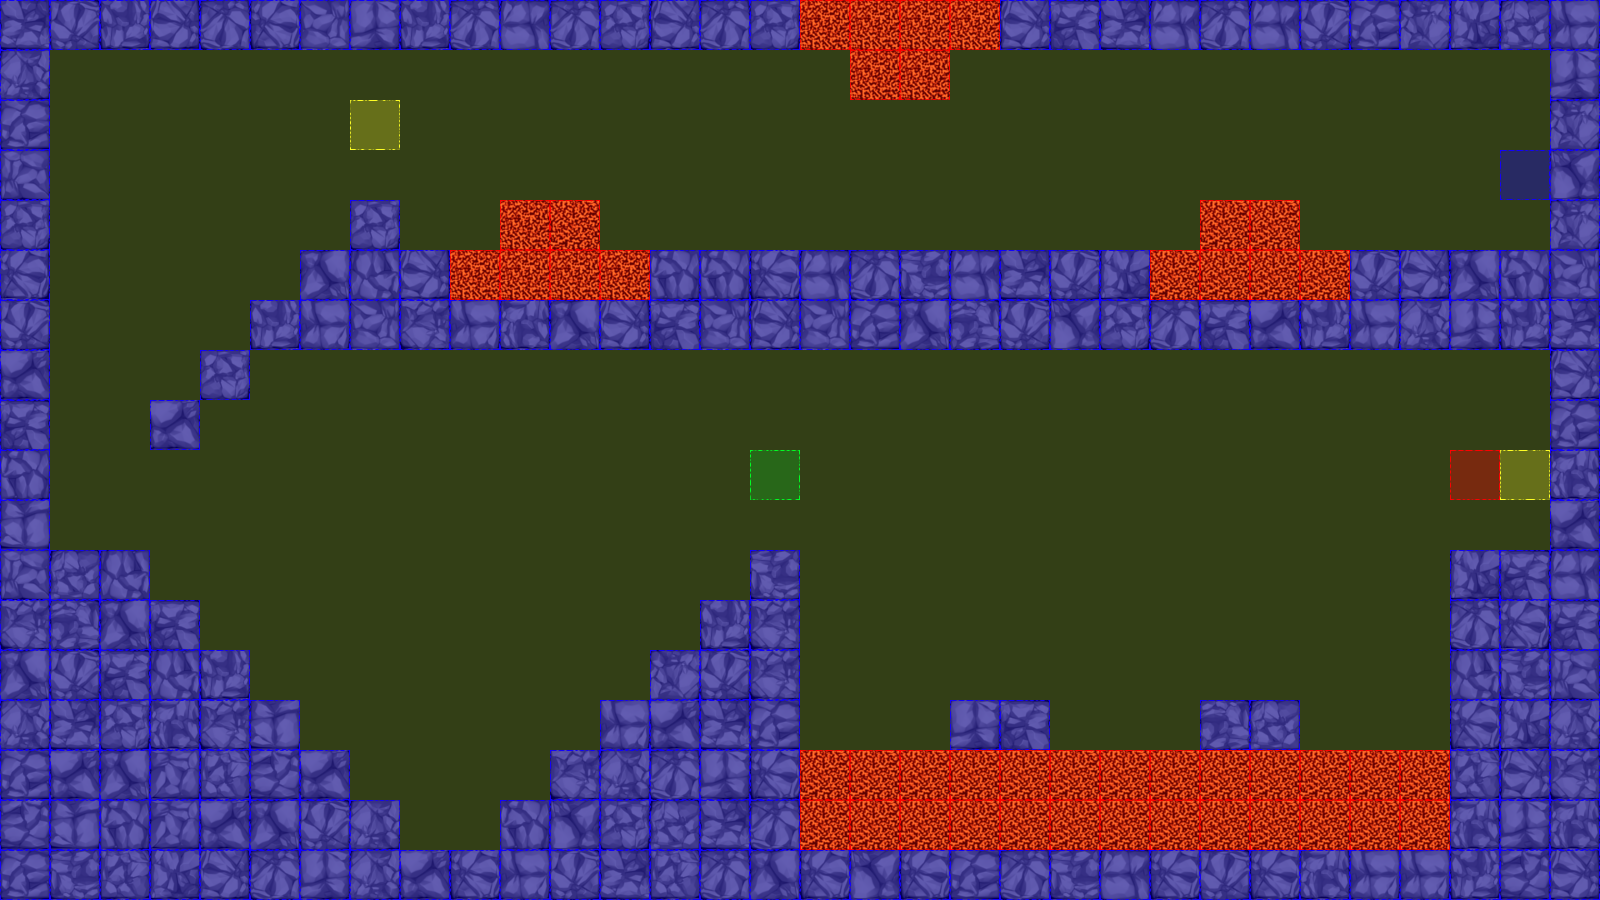

This game map was drawn from its Tiled (.tmx) file and the tilesets committed beside it. A one-line description and the trimmed map source follow:
An orthogonal 32x18 tile map with 50x50 px tiles, 3 tile layers (terrain, collision, event), 2 tilesets.

<map version="1.0" orientation="orthogonal" renderorder="left-up" width="32" height="18" tilewidth="50" tileheight="50" nextobjectid="3">
 <tileset firstgid="1" name="dungeonTile.png" tilewidth="50" tileheight="50" tilecount="64" columns="8">
  <image source="tiles/dungeonTile.png" width="400" height="400" />
 </tileset>
 <tileset firstgid="65" name="collisionTile" tilewidth="50" tileheight="50" tilecount="12" columns="3">
  <image source="tiles/collisionTile.png" width="150" height="200" />
 </tileset>
 <layer name="terrain" width="32" height="18">
  <data>[576 cells, 246 non-empty, 37 distinct tile ids]</data>
 </layer>
 <layer name="collision" width="32" height="18">
  <data>[576 cells, 576 non-empty, 3 distinct tile ids]</data>
 </layer>
 <layer name="event" width="32" height="18">
  <data>[576 cells, 5 non-empty, 4 distinct tile ids]</data>
 </layer>
</map>
